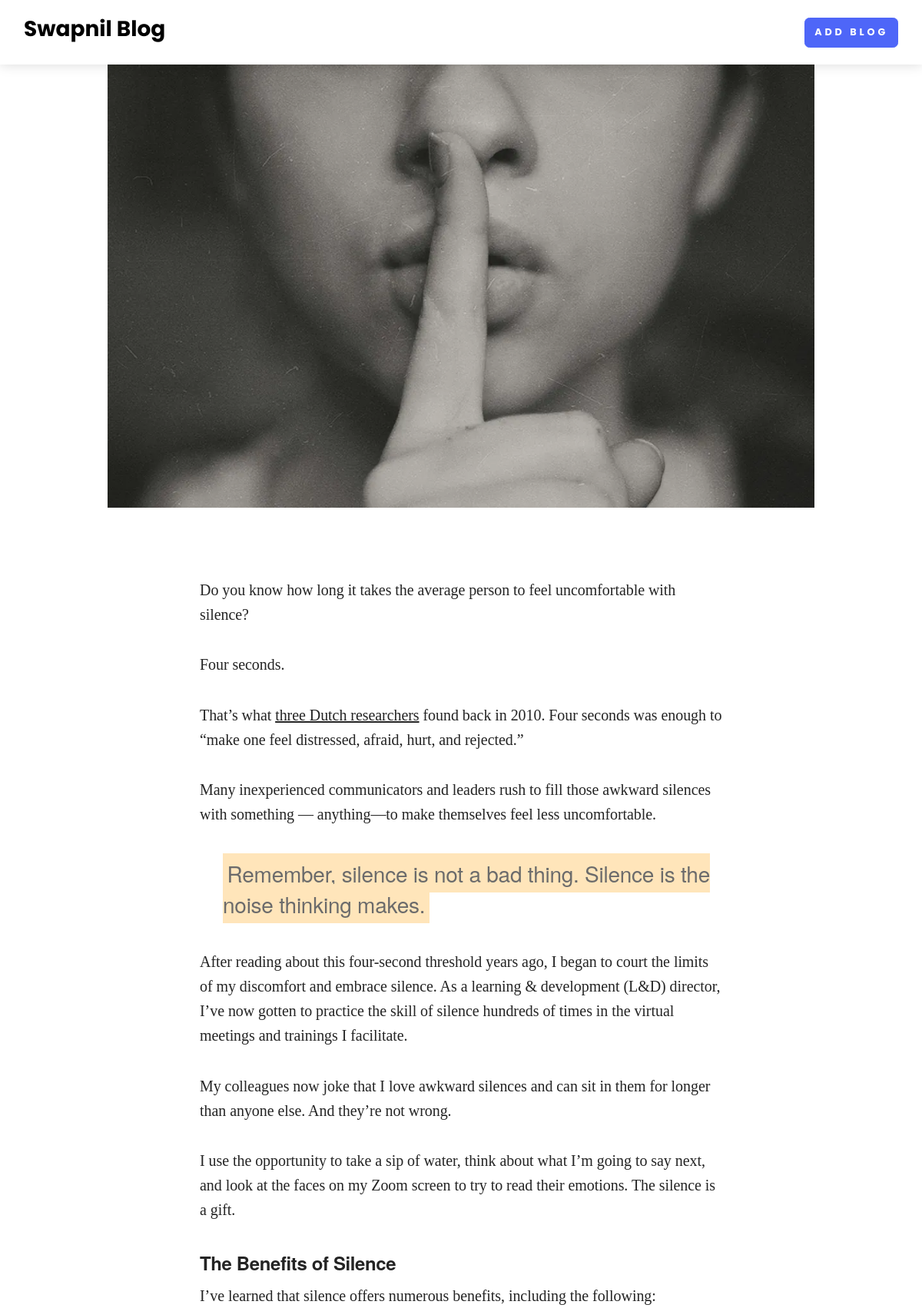
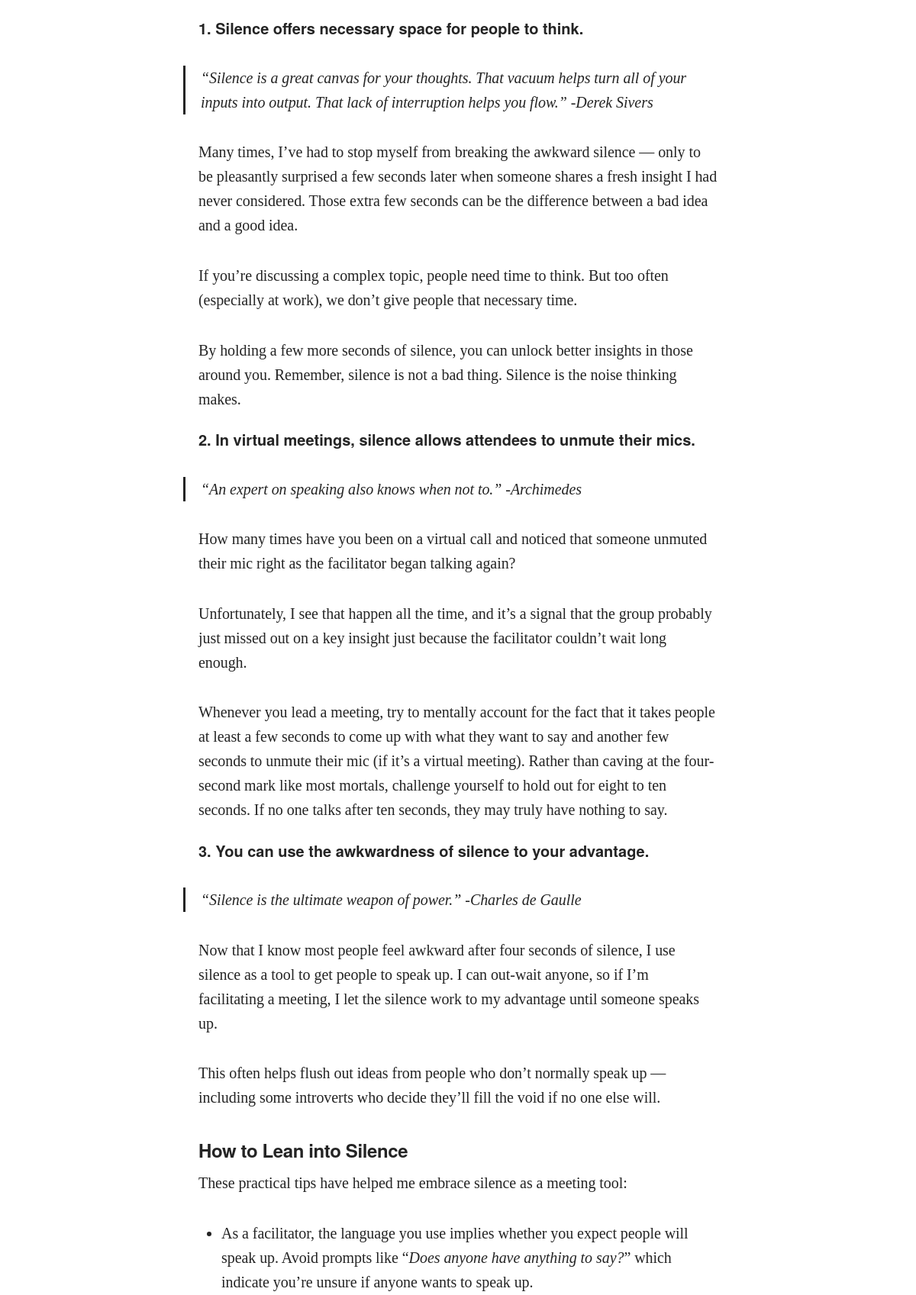
The page /blog-detail/unlock-the-power-of-silence-why-less-talking-equals-more-clarity (upper part) on the database its author committed (2 pictures, top to bottom).
### home/models.py (models this page shows, shortened)
class BlogModel(models.Model):
    title = models.CharField(max_length=1000)
    content = FroalaField()
    slug = models.SlugField(max_length=1000, null=True, blank=True)
    user = models.ForeignKey(User, blank=True, null=True,
                             on_delete=models.CASCADE)
    image = models.ImageField(upload_to='blog')
    created_at = models.DateTimeField(auto_now_add=True)
    upload_to = models.DateTimeField(auto_now=True)

### home/views.py (the view)
# urls.py: path('blog-detail/<slug>', blog_detail, name="blog_detail"),
def blog_detail(request, slug):
    context = {}
    try:
        blog_obj = BlogModel.objects.filter(slug=slug).first()
        context['blog_obj'] = blog_obj
    except Exception as e:
        print(e)
    return render(request, 'blog_detail.html', context)

### home/templates/blog_detail.html
{% extends "base.html" %}
{% block start %}
<section>
    <div class="container">
        <div class="row text-center">
            <div class="col-xl-10 mx-auto"><img class="img-fluid mb-5"
                    src="/media/{{blog_obj.image}}"
                    alt=""></div>
        </div>
        <div class="row">
            <div class="col-xl-8 col-lg-10 mx-auto">
                <div class="text-content">
                    {{blog_obj.content|safe}}
                </div>
            </div>
        </div>
    </div>
</section>
{% endblock %}

### rows shown on the page
BlogModel: image (picture), content "Do you know how long it takes the average person to feel uncomfortable with silence? Four seconds. That’s what three Dutch researchers found back in 2010. Four seconds was enough to “make one feel distressed, afraid, hurt, and rejected.” Many inexperienced communicators and leaders rush to fill those awkward silences with something — anything—to make themselves feel less uncomfortable. Remember, silence is not a bad thing. Silence is the noise thinking makes. After reading about this four-second threshold years ago, I began to court the limits of my discomfort and embrace silence. As a learning & development (L&D) director, I’ve now gotten to practice the skill of silence hundreds of times…"
